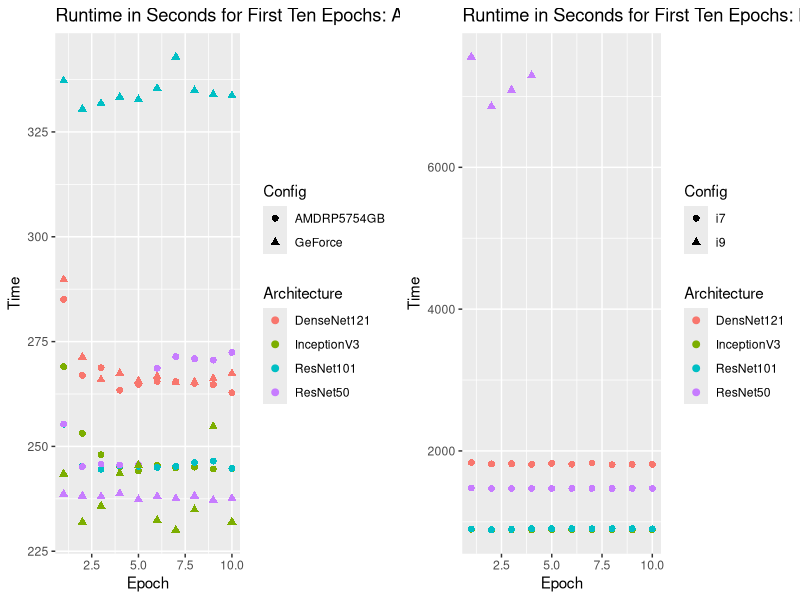
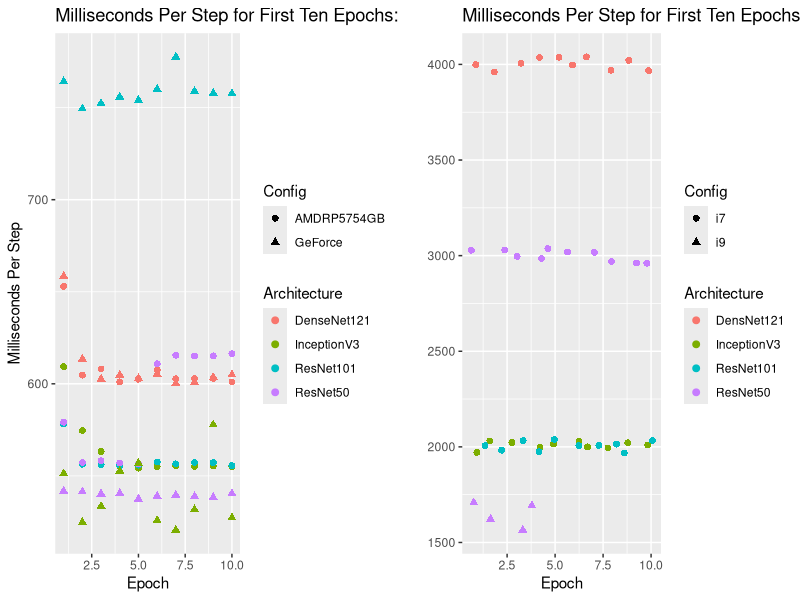
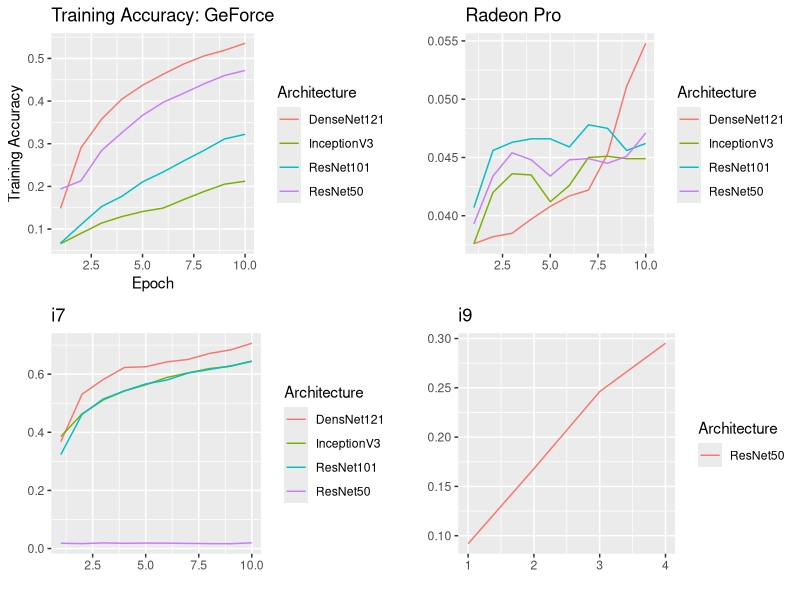
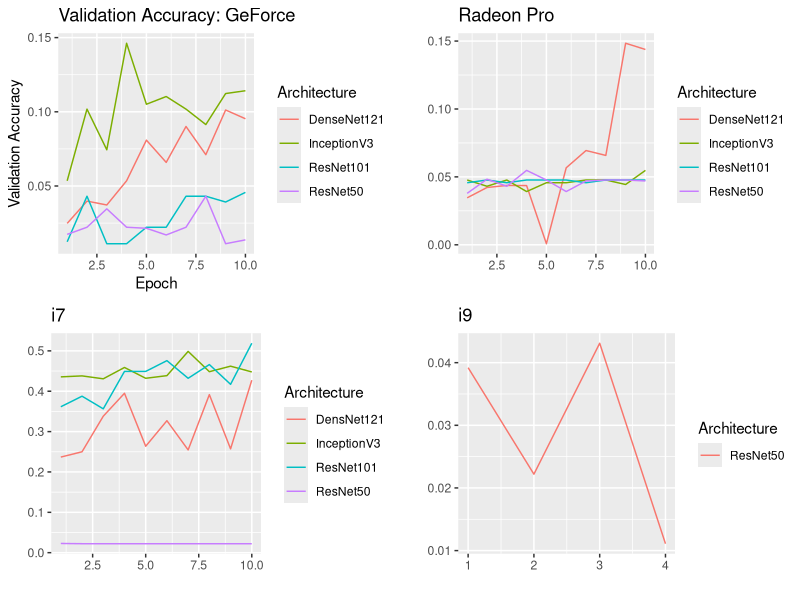

R code for these plots, in order:
require(gridExtra)
library(dplyr)
library(ggplot2)

df_runtimes <- read.csv('df_runtimes.txt')
`%notin%` <- Negate(`%in%`)
df_runtimes_accel <- df_runtimes %>% filter(Config %notin% c('i7','i9'))
df_runtimes_noac <- df_runtimes %>% filter(Config %in% c('i7','i9'))

prtac <- ggplot(df_runtimes_accel, aes(x=Epoch,y=Time,color=Architecture, shape=Config)) + 
  geom_jitter(size=2,width=0,height=0.5) +
  ggtitle('Runtime in Seconds for First Ten Epochs: Accelerated')

prtnac <- ggplot(df_runtimes_noac, aes(x=Epoch,y=Time,color=Architecture, shape=Config)) + 
  geom_jitter(size=2,width=0,height=0.5) +
  ggtitle('Runtime in Seconds for First Ten Epochs: Not Accelerated')

grid.arrange(prtac, prtnac, ncol=2)
runtimes_plot <- arrangeGrob(prtac, prtnac, ncol=2)
ggsave('runtimesplot.png',runtimes_plot)

pspmsac <- ggplot(df_runtimes_accel, aes(x=Epoch,y=msPerStep,color=Architecture, shape=Config)) + 
  geom_jitter(size=2,width=0,height=0.5) +
  ggtitle('Milliseconds Per Step for First Ten Epochs: Accelerated') +
  ylab('Milliseconds Per Step')

pspmsnac <- ggplot(df_runtimes_noac, aes(x=Epoch,y=msPerStep,color=Architecture, shape=Config)) + 
  geom_jitter(size=2) + #,width=0,height=0.5) +
  ggtitle('Milliseconds Per Step for First Ten Epochs: Not Accelerated') +
  ylab('')

grid.arrange(pspmsac, pspmsnac, ncol=2)
msps_plot <- arrangeGrob(pspmsac, pspmsnac, ncol=2)
ggsave('msperstep.png',msps_plot)

df_amd <- df_runtimes_accel %>% filter(Config != 'GeForce')
df_geforce <- df_runtimes_accel %>%  filter(Config == 'GeForce')
df_i7 <- df_runtimes_noac %>% filter(Config=='i7')
df_i9 <- df_runtimes_noac %>% filter(Config=='i9')
psacc_nvd <- ggplot(df_geforce, aes(x=Epoch,y=TrainAccuracy,color=Architecture, shape=Config)) + 
  geom_path() + 
  ggtitle('Training Accuracy: GeForce') +
  ylab('Training Accuracy')

psacc_amd <- ggplot(df_amd, aes(x=Epoch,y=TrainAccuracy,color=Architecture, shape=Config)) + 
  geom_path() + 
  ggtitle('Radeon Pro') +
  ylab('') +
  xlab('')

psacc_i7 <- ggplot(df_i7, aes(x=Epoch,y=TrainAccuracy,color=Architecture, shape=Config)) + 
  geom_path() +
  ggtitle('i7') + 
    ylab('') +
    xlab('')

psacc_i9 <- ggplot(df_i9, aes(x=Epoch,y=TrainAccuracy,color=Architecture, shape=Config)) + 
  geom_path() + 
  ggtitle('i9') +
    ylab('') +
    xlab('')
  
  
grid.arrange(psacc_nvd,psacc_amd,psacc_i7,psacc_i9,nrow=2,ncol=2)
training_acc_plot <- arrangeGrob(psacc_nvd,psacc_amd,psacc_i7,psacc_i9,nrow=2,ncol=2)
ggsave('trainingacc.png',training_acc_plot)

  
psacc_nvd_v <- ggplot(df_geforce, aes(x=Epoch,y=ValidationAccuracy,color=Architecture, shape=Config)) + 
  geom_path() + 
  ggtitle('Validation Accuracy: GeForce') +
  ylab('Validation Accuracy')

psacc_amd_v <- ggplot(df_amd, aes(x=Epoch,y=ValidationAccuracy,color=Architecture, shape=Config)) + 
  geom_path() + 
  ggtitle('Radeon Pro') +
  ylab('') +
  xlab('')

psacc_i7_v <- ggplot(df_i7, aes(x=Epoch,y=ValidationAccuracy,color=Architecture, shape=Config)) + 
  geom_path() +
  ggtitle('i7') + 
  ylab('') +
  xlab('')

psacc_i9_v <- ggplot(df_i9, aes(x=Epoch,y=ValidationAccuracy,color=Architecture, shape=Config)) + 
  geom_path() + 
  ggtitle('i9') +
  ylab('') +
  xlab('')  
grid.arrange(psacc_nvd_v,psacc_amd_v,psacc_i7_v,psacc_i9_v,nrow=2,ncol=2)
val_acc_plot <- arrangeGrob(psacc_nvd_v,psacc_amd_v,psacc_i7_v,psacc_i9_v,nrow=2,ncol=2)
ggsave('valacc.png',val_acc_plot)
